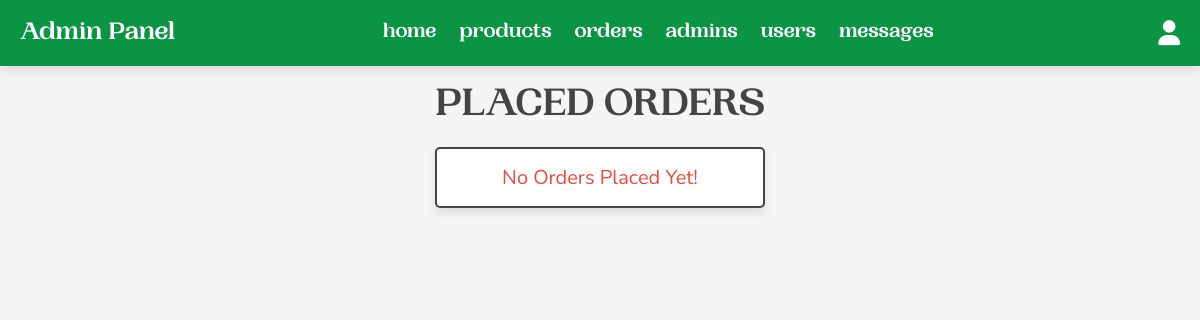
Before: /admin/placed_orders.php (signed in) with the older database file.
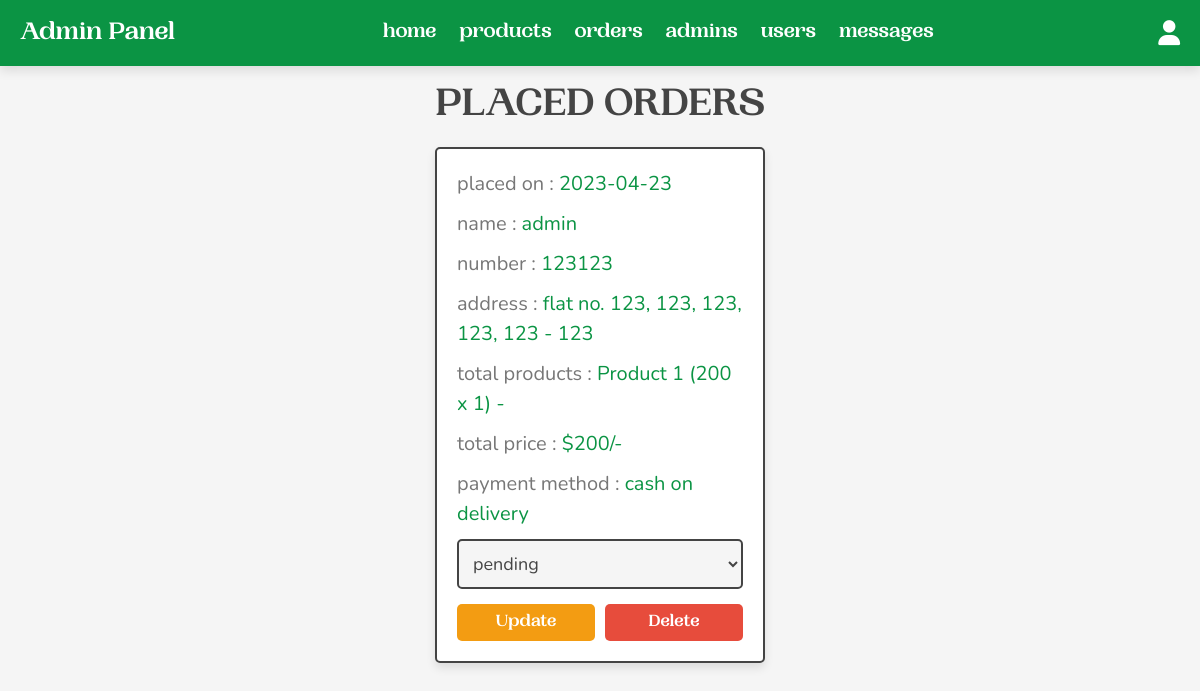
After: the same page with the newer database file.
### tables this page shows
CREATE TABLE `orders` (
  `id` int(100) NOT NULL,
  `user_id` int(100) NOT NULL,
  `name` varchar(20) NOT NULL,
  `number` varchar(10) NOT NULL,
  `email` varchar(50) NOT NULL,
  `method` varchar(50) NOT NULL,
  `address` varchar(500) NOT NULL,
  `total_products` varchar(1000) NOT NULL,
  `total_price` int(100) NOT NULL,
  `placed_on` date NOT NULL DEFAULT current_timestamp(),
  `payment_status` varchar(20) NOT NULL DEFAULT 'pending'
);

### admin/placed_orders.php (the view, shortened to what this page needs)
<?php
include '../components/connect.php';
?>
<!DOCTYPE html>
<html lang="en">
<head>
   <link rel="stylesheet" href="https://cdnjs.cloudflare.com/ajax/libs/font-awesome/6.1.1/css/all.min.css">
   <link rel="stylesheet" href="../css/admin_styles.css">
</head>
<body>
<?php include '../components/admin_header.php'; ?>
<section class="orders">
<h1 class="heading">placed orders</h1>
<div class="box-container">
   <?php
      $select_orders = $conn->prepare("SELECT * FROM `orders`");
      $select_orders->execute();
      if($select_orders->rowCount() > 0){
         while($fetch_orders = $select_orders->fetch(PDO::FETCH_ASSOC)){
   ?>
   <div class="box">
      <p> placed on : <span><?= $fetch_orders['placed_on']; ?></span> </p>
      <p> name : <span><?= $fetch_orders['name']; ?></span> </p>
      <p> number : <span><?= $fetch_orders['number']; ?></span> </p>
      <p> address : <span><?= $fetch_orders['address']; ?></span> </p>
      <p> total products : <span><?= $fetch_orders['total_products']; ?></span> </p>
      <p> total price : <span>$<?= $fetch_orders['total_price']; ?>/-</span> </p>
      <p> payment method : <span><?= $fetch_orders['method']; ?></span> </p>
      <form action="" method="post">
         <select name="payment_status" class="select">
            <option selected disabled><?= $fetch_orders['payment_status']; ?></option>
         </select>
        <div class="flex-btn">
         <input type="submit" value="update" class="option-btn" name="update_payment">
         <a href="placed_orders.php?delete=<?= $fetch_orders['id']; ?>" class="delete-btn" onclick="return confirm('delete this order?');">delete</a>
        </div>
      </form>
   </div>
   <?php
         }
      }else{
         echo '<p class="empty">no orders placed yet!</p>';
      }
   ?>
</div>
</section>
</body>
</html>

### components/admin_header.php (shortened to what this page needs)
<header class="header">
   <section class="flex">
      <a href="../admin/dashboard.php" class="logo">Admin Panel</a>
      <nav class="navbar">
         <a href="../admin/dashboard.php">home</a>
         <a href="../admin/products.php">products</a>
         <a href="../admin/placed_orders.php">orders</a>
         <a href="../admin/admin_accounts.php">admins</a>
         <a href="../admin/users_accounts.php">users</a>
         <a href="../admin/messages.php">messages</a>
      </nav>
      <div class="icons">
         <div id="user-btn" class="fas fa-user"></div>
      </div>
   </section>
</header>

### css/admin_styles.css (style rules this page uses)
:root { --main-color:#0B9444; --dark-green: #0e7438; --light-green: #E6EFBE; --orange:#f39c12; --darkorange: #d48a11; --red:#e74c3c; --darkred: #c24132; --black:#444; --white:#fff; --light-color:#777; --light-bg:#f5f5f5; --border:.2rem solid var(--black); --box-shadow:0 .5rem 1rem rgba(0,0,0,.1); }
* { font-family: 'Nunito', sans-serif; margin:0; padding:0; box-sizing: border-box; outline: none; border:none; text-decoration: none; }
html { font-size: 62.5%; overflow-x: hidden; }
body { background-color: var(--light-bg); }
section { padding:2rem; max-width: 1200px; margin:0 auto; }
.heading { font-size: 4rem; color:var(--black); margin-bottom: 2rem; text-align: center; text-transform: uppercase; font-family: 'ppwl'; }
.btn, .delete-btn, .option-btn { display: block; width: 100%; margin-top: 1rem; border-radius: .5rem; padding:1rem 3rem; font-size: 1.7rem; font-family: 'ppwl'; text-transform: capitalize; color:var(--white); cursor: pointer; text-align: center; }
.option-btn { background-color: var(--orange); }
.delete-btn { background-color: var(--red); }
.flex-btn { display: flex; gap:1rem; }
.header { position: sticky; top:0; left:0; right:0; background-color: var(--main-color); box-shadow: var(--box-shadow); z-index: 1000; }
.header .flex { display: flex; align-items: center; justify-content: space-between; position: relative; }
.header .flex .logo { font-size: 2.5rem; color:var(--white); font-family: 'ppwl'; }
.header .flex .navbar a { margin:0 1rem; font-size: 2rem; color:var(--white); font-family: 'ppwl'; }
.header .flex .icons div { margin-left: 1.7rem; font-size: 2.5rem; cursor: pointer; color:var(--white); }
.orders .box-container { display: grid; grid-template-columns: repeat(auto-fit, 33rem); gap:1.5rem; align-items: flex-start; justify-content: center; }
.orders .box-container .box { padding:2rem; padding-top: 1rem; border-radius: .5rem; border:var(--border); background-color: var(--white); box-shadow: var(--box-shadow); }
.orders .box-container .box p { line-height: 1.5; font-size: 2rem; color:var(--light-color); margin:1rem 0; }
.orders .box-container .box p span { color:var(--main-color); }
.orders .box-container .select { margin-bottom: .5rem; width: 100%; background-color: var(--light-bg); padding:1rem; font-size: 1.8rem; color:var(--black); border-radius: .5rem; border:var(--border); }
.empty { padding:1.5rem; background-color: var(--white); border: var(--border); box-shadow: var(--box-shadow); text-align: center; color:var(--red); border-radius: .5rem; font-size: 2rem; text-transform: capitalize; }

Changed rows visible on the page:
added orders: placed_on "2023-04-23", name "admin", number "123123", address "flat no. 123, 123, 123, 123, 123 - 123", total_products "Product 1 (200 x 1) -", total_price "200", method "cash on delivery", payment_status "pending"
Other visible differences:
text no longer shown: "No Orders Placed Yet!"
